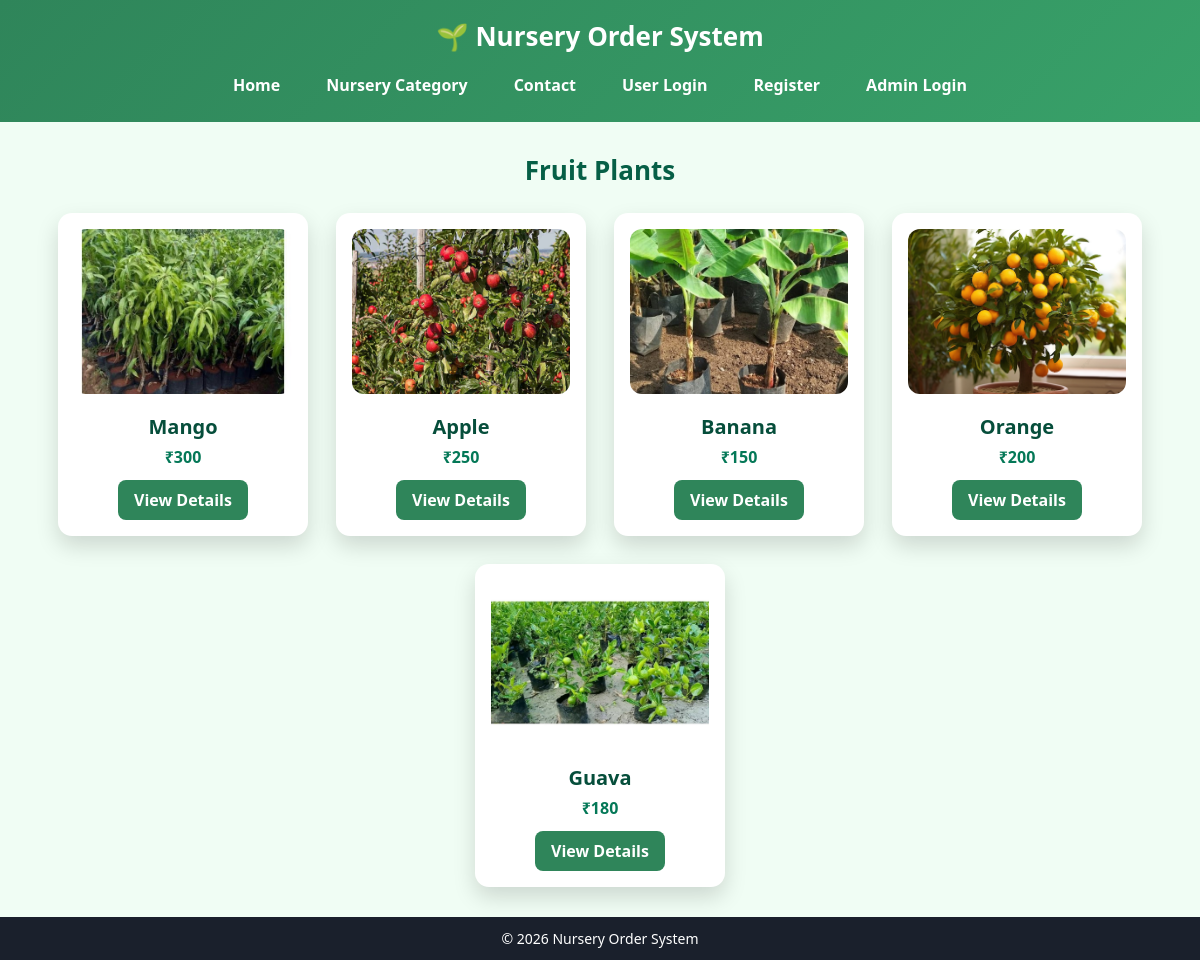
The app's page /plants/fruit with its own data.
### tables this page shows
CREATE TABLE plants (
    id INTEGER PRIMARY KEY AUTOINCREMENT,
    category TEXT,
    name TEXT,
    price INTEGER,
    image TEXT,
    description TEXT
);

### app.py (the view)
@app.route("/plants/<category>")
def plants(category):
    con = db()
    cur = con.cursor()
    cur.execute("SELECT * FROM plants WHERE category=?", (category,))
    data = cur.fetchall()
    con.close()
    return render_template("plants.html", plants=data, category=category)

### app.py (called while the page is built)
def db():
    return sqlite3.connect("database.db")

### templates/plants.html
{% extends "base.html" %}
{% block content %}
<link rel="stylesheet" href="{{ url_for('static', filename='plant.css') }}">
<h2>{{ category|capitalize }} Plants</h2>
<div class="cards">
    {% for p in plants %}
    <div class="card">
        <img src="/static/images/{{ p[4] }}">
        <h3>{{ p[2] }}</h3>
        <p>₹{{ p[3] }}</p>
        <a href="/plant/{{ p[0] }}">View Details</a>
    </div>
    {% endfor %}
</div>
{% endblock %}

### templates/base.html (shortened to what this page needs)
<!DOCTYPE html>
<html>
<head>
    <link rel="stylesheet" href="{{ url_for('static', filename='style.css') }}">
</head>
<body>
    <header>
        <h1>🌱 Nursery Order System</h1>
        <nav>
            <a href="/">Home</a>
            <a href="/category">Nursery Category</a>
            <a href="/contact">Contact</a>
            {% if session.get('user') %}
            <a href="/logout">Logout</a>
            {% else %}
            <a href="/user_login">User Login</a>
            <a href="/register">Register</a>
            {% endif %}
            {% if session.get('admin') %}
            <a href="/admin">Admin</a>
            <a href="/logout">Admin Logout</a>
            {% else %}
            <a href="/admin-login">Admin Login</a>
            {% endif %}
        </nav>
    </header>
    <main>
        {% block content %}
        {% endblock %}
    </main>
    <footer>
        <p>© 2026 Nursery Order System</p>
    </footer>
</body>
</html>

### static/style.css (style rules this page uses)
* { margin: 0; padding: 0; box-sizing: border-box; font-family: "Segoe UI", Arial, sans-serif; }
body { background: #f0fdf4; min-height: 100vh; display: flex; flex-direction: column; }
header { background: linear-gradient(135deg, #2f855a, #38a169); color: white; padding: 18px 10px; text-align: center; }
header h1 { margin-bottom: 12px; font-size: 26px; }
nav { display: flex; justify-content: center; gap: 18px; flex-wrap: wrap; }
nav a { color: white; text-decoration: none; font-weight: 600; padding: 8px 14px; border-radius: 6px; transition: background 0.3s; }
main { flex: 1; padding: 30px; }
footer { background: #1a202c; color: white; text-align: center; padding: 12px; font-size: 14px; }
h2 { text-align: center; margin-bottom: 20px; }

### static/plant.css (style rules this page uses)
h2 { text-align: center; margin-bottom: 25px; color: #065f46; font-size: 26px; }
.cards { display: flex; justify-content: center; gap: 28px; flex-wrap: wrap; }
.card { background: white; width: 250px; padding: 16px; border-radius: 14px; text-align: center; box-shadow: 0 10px 22px rgba(0, 0, 0, 0.15); transition: transform 0.3s ease, box-shadow 0.3s ease; }
.card img { width: 100%; height: 165px; object-fit: cover; border-radius: 12px; }
.card h3 { margin: 14px 0 6px; font-size: 20px; color: #064e3b; }
.card p { font-size: 16px; font-weight: bold; color: #047857; margin-bottom: 12px; }
.card a { display: inline-block; padding: 9px 16px; background: #2f855a; color: white; text-decoration: none; border-radius: 8px; font-weight: 600; transition: background 0.3s; }

### records on screen
plants: image (picture), name "Mango", price "300"
plants: image (picture), name "Apple", price "250"
plants: image (picture), name "Banana", price "150"
plants: image (picture), name "Orange", price "200"
plants: image (picture), name "Guava", price "180"

### other values on screen
{{ category|capitalize }} "Fruit"
